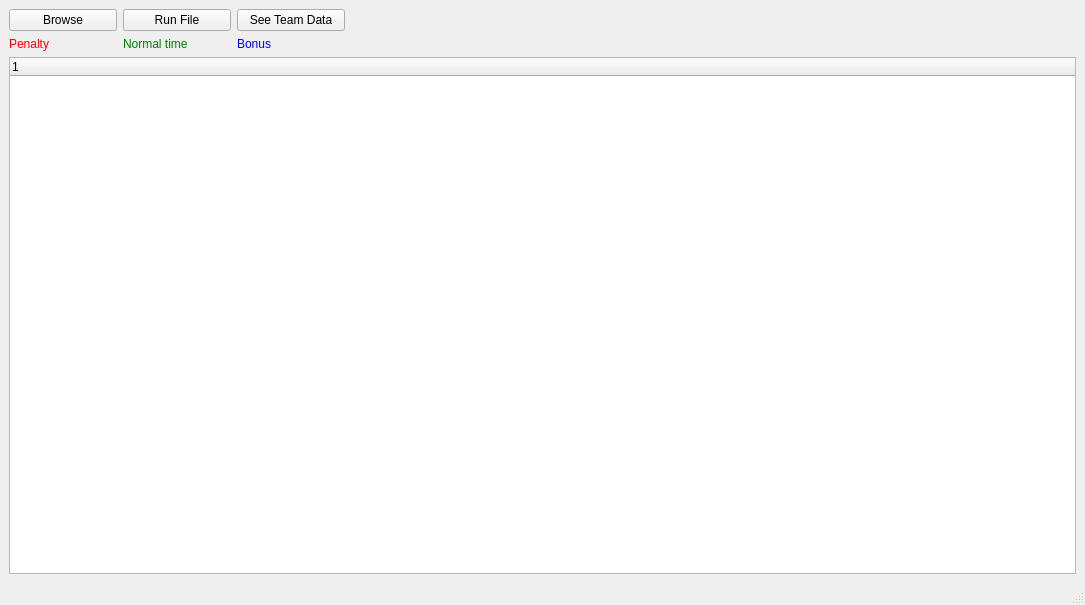
<?xml version="1.0" encoding="UTF-8"?>
<ui version="4.0">
 <class>MainWindow</class>
 <widget class="QMainWindow" name="MainWindow">
  <property name="geometry">
   <rect>
    <x>0</x>
    <y>0</y>
    <width>1085</width>
    <height>605</height>
   </rect>
  </property>
  <property name="windowTitle">
   <string>Sauna-Maraton</string>
  </property>
  <property name="styleSheet">
   <string notr="true">QPushButton{
	width: 100
}</string>
  </property>
  <widget class="QWidget" name="centralwidget">
   <layout class="QGridLayout" name="gridLayout">
    <item row="0" column="1">
     <widget class="QPushButton" name="run_btn">
      <property name="sizePolicy">
       <sizepolicy hsizetype="Fixed" vsizetype="Fixed">
        <horstretch>0</horstretch>
        <verstretch>0</verstretch>
       </sizepolicy>
      </property>
      <property name="text">
       <string>Run File</string>
      </property>
     </widget>
    </item>
    <item row="0" column="0">
     <widget class="QPushButton" name="browse_btn">
      <property name="sizePolicy">
       <sizepolicy hsizetype="Fixed" vsizetype="Fixed">
        <horstretch>0</horstretch>
        <verstretch>0</verstretch>
       </sizepolicy>
      </property>
      <property name="text">
       <string>Browse</string>
      </property>
     </widget>
    </item>
    <item row="2" column="0" colspan="5">
     <widget class="QTreeWidget" name="result_list">
      <column>
       <property name="text">
        <string notr="true">1</string>
       </property>
      </column>
     </widget>
    </item>
    <item row="0" column="2">
     <widget class="QPushButton" name="team_data_btn">
      <property name="sizePolicy">
       <sizepolicy hsizetype="Fixed" vsizetype="Fixed">
        <horstretch>0</horstretch>
        <verstretch>0</verstretch>
       </sizepolicy>
      </property>
      <property name="text">
       <string>See Team Data</string>
      </property>
     </widget>
    </item>
    <item row="0" column="3">
     <widget class="QLabel" name="path_lbl">
      <property name="text">
       <string/>
      </property>
     </widget>
    </item>
    <item row="1" column="0">
     <widget class="QLabel" name="penalty_lbl">
      <property name="styleSheet">
       <string notr="true">QLabel{
color:red;
}</string>
      </property>
      <property name="text">
       <string>Penalty</string>
      </property>
     </widget>
    </item>
    <item row="1" column="1">
     <widget class="QLabel" name="normal_lbl">
      <property name="styleSheet">
       <string notr="true">QLabel{
color:green;
}</string>
      </property>
      <property name="text">
       <string>Normal time</string>
      </property>
     </widget>
    </item>
    <item row="1" column="2">
     <widget class="QLabel" name="label_3">
      <property name="styleSheet">
       <string notr="true">QLabel{
color:blue;
}</string>
      </property>
      <property name="text">
       <string>Bonus</string>
      </property>
     </widget>
    </item>
   </layout>
  </widget>
  <widget class="QStatusBar" name="statusbar"/>
 </widget>
 <resources/>
 <connections/>
</ui>
